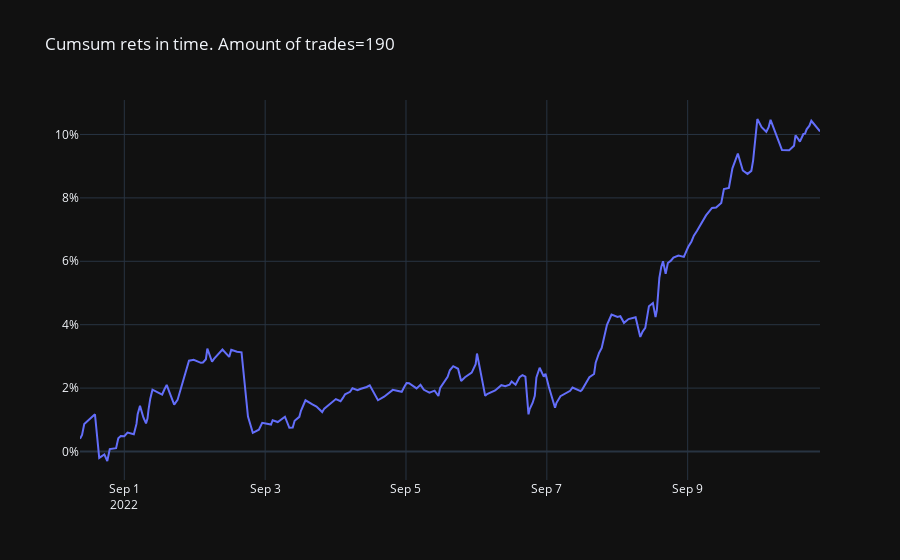
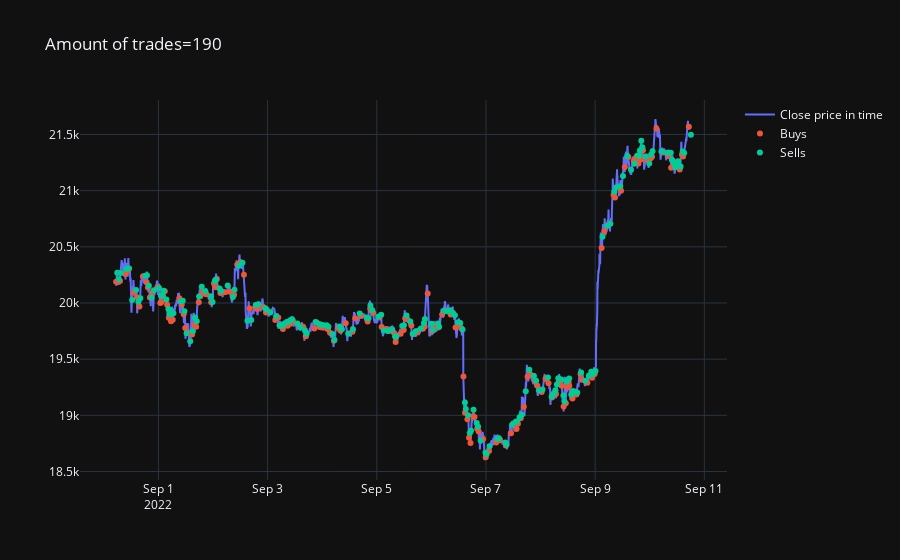

Write notebook code for charts like these, in order.
### Code cell
fig = make_subplots()
fig.add_trace(go.Scatter(x=df['date'], y=df['ret'].cumsum(), mode='lines'))
fig.update_layout(title="Cumsum rets in time. Amount of trades=" + str(len(df)), yaxis_tickformat=".00%")
fig.show()

fig = make_subplots()

fig.add_trace(go.Scatter(x=btc_df['timestamp'].apply(lambda x: datetime.fromtimestamp(x / 1000)), y=btc_df['close'],
                         name="Close price in time", mode='lines'))
fig.add_trace(go.Scatter(x=buys_df['timestamp'].apply(lambda x: datetime.fromtimestamp(x / 1000)),
                         y=buys_df['price'], name="Buys", mode="markers"))
fig.add_trace(go.Scatter(x=sells_df['timestamp'].apply(lambda x: datetime.fromtimestamp(x / 1000)),
                         y=sells_df['price'], name="Sells", mode="markers"))

fig.update_layout(
    title="Amount of trades=" + str(len(df)))
fig.show()

### Figure 1 — Plotly figure (JSON) as saved in the notebook; plotly's stock layout.template omitted (floating-point values rounded to 4 significant figures; data arrays with more than 128 entries replaced by an {"elided": "..."} marker saying what was removed)
{"data": [{"mode": "lines", "x": {"elided": "190 str values"}, "y": {"elided": "190 float values"}, "type": "scatter"}], "layout": {"xaxis": {"anchor": "y", "domain": [0.0, 1.0]}, "yaxis": {"anchor": "x", "domain": [0.0, 1.0], "tickformat": ".00%"}, "title": {"text": "Cumsum rets in time. Amount of trades=190"}}}

### Figure 2 — Plotly figure (JSON) as saved in the notebook; plotly's stock layout.template omitted (floating-point values rounded to 4 significant figures; data arrays with more than 128 entries replaced by an {"elided": "..."} marker saying what was removed)
{"data": [{"mode": "lines", "name": "Close price in time", "x": {"elided": "5037 str values"}, "y": {"elided": "5037 float values"}, "type": "scatter"}, {"mode": "markers", "name": "Buys", "x": {"elided": "190 str values"}, "y": {"elided": "190 float values"}, "type": "scatter"}, {"mode": "markers", "name": "Sells", "x": {"elided": "190 str values"}, "y": {"elided": "190 float values"}, "type": "scatter"}], "layout": {"xaxis": {"anchor": "y", "domain": [0.0, 1.0]}, "yaxis": {"anchor": "x", "domain": [0.0, 1.0]}, "title": {"text": "Amount of trades=190"}}}
